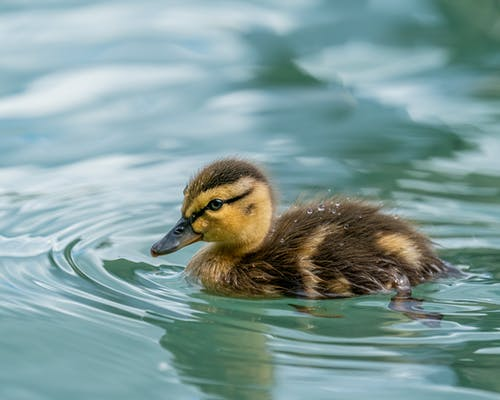
#> input picture Image-Manipulation/02-Rotations/Images/input.jpeg, 500 x 400 px, found by its file name
$ python rotation_02.py
#> lines starting #> are read from the running program, lines starting #| are printed output that depends on the picture
import cv2

# Reading the image
image = cv2.imread('Images\input.jpeg')
#> image is the input picture: shape (400, 500, 3); mean B, G, R 154.3, 156.1, 129.3

# dividing height and width by 2 to get the center of the image
height, width = image.shape[:2]
#> height = 400; width = 500
# get the center coordinates of the image to create the 2D rotation matrix
center = (width/2, height/2)
#> center = (250, 200)

# using cv2.getRotationMatrix2D() to get the rotation matrix
rotate_matrix = cv2.getRotationMatrix2D(center=center, angle=45, scale=1)

# rotate the image using cv2.warpAffine
rotated_image = cv2.warpAffine(src=image, M=rotate_matrix, dsize=(width, height))
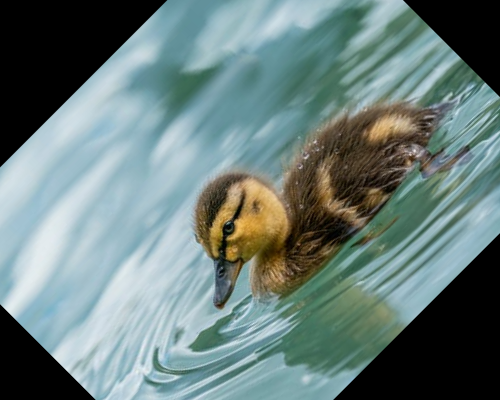
#> rotated_image: shape (400, 500, 3); mean B, G, R 124.2, 126.4, 106.8

cv2.imshow('Original image', image)
cv2.imshow('Rotated image', rotated_image)
# wait indefinitely, press any key on keyboard to exit
cv2.waitKey(0)
# save the rotated image to disk
cv2.imwrite(r'Images\rotated_image.jpg', rotated_image)
